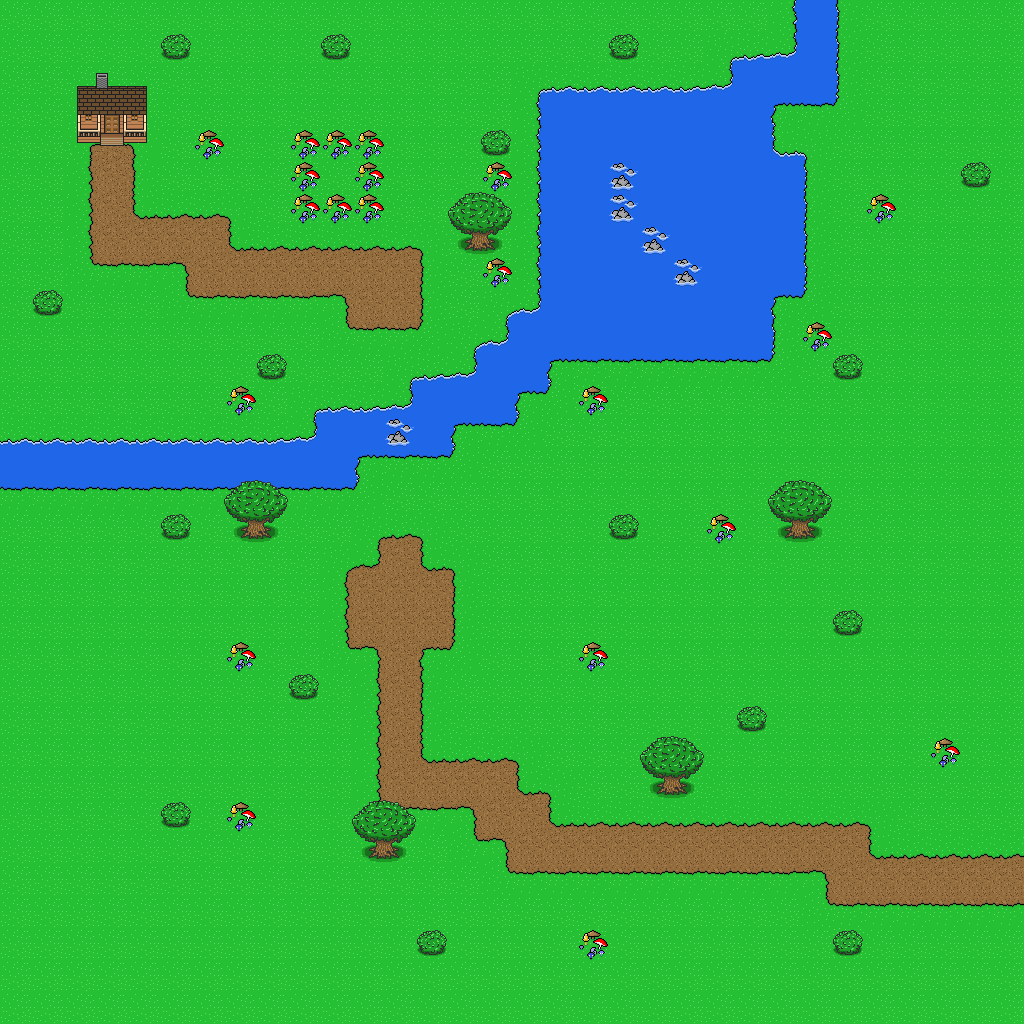

Below is a game level as drawn by its tile map, then a one-line description and the .tmx that defines it (tile-layer data replaced by summaries):
An orthogonal 32x32 tile map with 32x32 px tiles, 2 tile layers (terrainTiles, airTiles) and 7 objects (2x EVENT).

<map version="1.0" orientation="orthogonal" width="32" height="32" tilewidth="32" tileheight="32">
 <tileset firstgid="1" name="game_tiles" tilewidth="32" tileheight="32">
  <image source="game_tiles.png" width="320" height="320" />
  <tile id="0">
   <properties>
    <property name="CAN_WALK" value="true" />
   </properties>
  </tile>
  <tile id="1">
   <properties>
    <property name="CAN_WALK" value="true" />
   </properties>
  </tile>
  <tile id="2">
   <properties>
    <property name="CAN_WALK" value="true" />
   </properties>
  </tile>
  <tile id="3">
   <properties>
    <property name="CAN_WALK" value="true" />
    <property name="EVENT" value="GET_WATER" />
   </properties>
  </tile>
  <tile id="4">
   <properties>
    <property name="CAN_WALK" value="true" />
    <property name="EVENT" value="GET_WATER" />
   </properties>
  </tile>
  <tile id="5">
   <properties>
    <property name="CAN_WALK" value="true" />
    <property name="EVENT" value="GET_WATER" />
   </properties>
  </tile>
  <tile id="6">
   <properties>
    <property name="CAN_WALK" value="true" />
    <property name="EVENT" value="GET_WATER" />
   </properties>
  </tile>
  <tile id="7">
   <properties>
    <property name="CAN_WALK" value="false" />
   </properties>
  </tile>
  <tile id="9">
   <properties>
    <property name="CAN_WALK" value="true" />
    <property name="EVENT" value="FOUND_MUSHROOMS" />
   </properties>
  </tile>
  <tile id="10">
   <properties>
    <property name="CAN_WALK" value="true" />
   </properties>
  </tile>
  <tile id="11">
   <properties>
    <property name="CAN_WALK" value="true" />
   </properties>
  </tile>
  <tile id="12">
   <properties>
    <property name="CAN_WALK" value="true" />
   </properties>
  </tile>
  <tile id="13">
   <properties>
    <property name="CAN_WALK" value="true" />
    <property name="EVENT" value="GET_WATER" />
   </properties>
  </tile>
  <tile id="14">
   <properties>
    <property name="CAN_WALK" value="false" />
    <property name="EVENT" value="GET_WATER" />
   </properties>
  </tile>
  <tile id="15">
   <properties>
    <property name="CAN_WALK" value="true" />
    <property name="EVENT" value="GET_WATER" />
   </properties>
  </tile>
  <tile id="16">
   <properties>
    <property name="CAN_WALK" value="false" />
    <property name="EVENT" value="GET_WATER" />
   </properties>
  </tile>
  <tile id="18">
   <properties>
    <property name="CAN_WALK" value="false" />
   </properties>
  </tile>
  <tile id="20">
   <properties>
    <property name="CAN_WALK" value="true" />
   </properties>
  </tile>
  <tile id="21">
   <properties>
    <property name="CAN_WALK" value="true" />
   </properties>
  </tile>
  <tile id="22">
   <properties>
    <property name="CAN_WALK" value="true" />
   </properties>
  </tile>
  <tile id="23">
   <properties>
    <property name="CAN_WALK" value="true" />
    <property name="EVENT" value="GET_WATER" />
   </properties>
  </tile>
  <tile id="24">
   <properties>
    <property name="CAN_WALK" value="true" />
    <property name="EVENT" value="GET_WATER" />
   </properties>
  </tile>
  <tile id="25">
   <properties>
    <property name="CAN_WALK" value="true" />
    <property name="EVENT" value="GET_WATER" />
   </properties>
  </tile>
  <tile id="28">
   <properties>
    <property name="CAN_WALK" value="false" />
   </properties>
  </tile>
  <tile id="30">
   <properties>
    <property name="CAN_WALK" value="true" />
   </properties>
  </tile>
  <tile id="31">
   <properties>
    <property name="CAN_WALK" value="true" />
   </properties>
  </tile>
  <tile id="32">
   <properties>
    <property name="CAN_WALK" value="true" />
   </properties>
  </tile>
  <tile id="33">
   <properties>
    <property name="CAN_WALK" value="true" />
    <property name="EVENT" value="GET_WATER" />
   </properties>
  </tile>
  <tile id="34">
   <properties>
    <property name="CAN_WALK" value="true" />
    <property name="EVENT" value="GET_WATER" />
   </properties>
  </tile>
  <tile id="35">
   <properties>
    <property name="CAN_WALK" value="true" />
   </properties>
  </tile>
  <tile id="36">
   <properties>
    <property name="CAN_WALK" value="false" />
   </properties>
  </tile>
  <tile id="37">
   <properties>
    <property name="CAN_WALK" value="false" />
   </properties>
  </tile>
  <tile id="40">
   <properties>
    <property name="CAN_WALK" value="true" />
   </properties>
  </tile>
  <tile id="41">
   <properties>
    <property name="CAN_WALK" value="true" />
   </properties>
  </tile>
  <tile id="43">
   <properties>
    <property name="CAN_WALK" value="true" />
    <property name="EVENT" value="GET_WATER" />
   </properties>
  </tile>
  <tile id="44">
   <properties>
    <property name="CAN_WALK" value="true" />
    <property name="EVENT" value="GET_WATER" />
   </properties>
  </tile>
  <tile id="45">
   <properties>
    <property name="CAN_WALK" value="true" />
   </properties>
  </tile>
  <tile id="46">
   <properties>
    <property name="CAN_WALK" value="true" />
   </properties>
  </tile>
  <tile id="47">
   <properties>
    <property name="CAN_WALK" value="true" />
   </properties>
  </tile>
  <tile id="55">
   <properties>
    <property name="CAN_WALK" value="false" />
   </properties>
  </tile>
  <tile id="56">
   <properties>
    <property name="CAN_WALK" value="false" />
   </properties>
  </tile>
  <tile id="57">
   <properties>
    <property name="CAN_WALK" value="false" />
   </properties>
  </tile>
  <tile id="65">
   <properties>
    <property name="CAN_WALK" value="true" />
   </properties>
  </tile>
  <tile id="66">
   <properties>
    <property name="CAN_WALK" value="true" />
   </properties>
  </tile>
  <tile id="67">
   <properties>
    <property name="CAN_WALK" value="true" />
   </properties>
  </tile>
 </tileset>
 <layer name="terrainTiles" width="32" height="32">
  <properties>
   <property name="LAYER_TYPE" value="TERRAIN" />
  </properties>
  <data>[1024 cells, 1024 non-empty, 36 distinct tile ids]</data>
 </layer>
 <objectgroup name="terrainObjects" width="32" height="32">
  <properties>
   <property name="LAYER_TYPE" value="TERRAIN" />
  </properties>
  <object name="A Hidden Treasure" type="EVENT" x="320" y="32" width="32" height="32">
   <properties>
    <property name="CAN_WALK" value="true" />
    <property name="EVENT_TYPE" value="MESSAGE" />
    <property name="TEXT" value="You found a dirty magazine! The porn fairy must have been here!" />
   </properties>
  </object>
  <object name="Faerie Ring" type="EVENT" x="288" y="128" width="96" height="96">
   <properties>
    <property name="CAN_WALK" value="true" />
    <property name="EVENT_TYPE" value="MESSAGE" />
    <property name="TEXT" value="You feel a strange presence, as if you are being watched." />
   </properties>
  </object>
  <object x="64" y="128" width="96" height="32" />
  <object x="224" y="96" width="32" height="64" />
  <object x="256" y="128" width="32" height="128" />
  <object x="384" y="160" width="32" height="160" />
  <object x="-96" y="1024" />
 </objectgroup>
 <layer name="airTiles" width="32" height="32">
  <properties>
   <property name="LAYER_TYPE" value="ELEVATED" />
  </properties>
  <data>[1024 cells, 79 non-empty, 7 distinct tile ids]</data>
 </layer>
</map>
